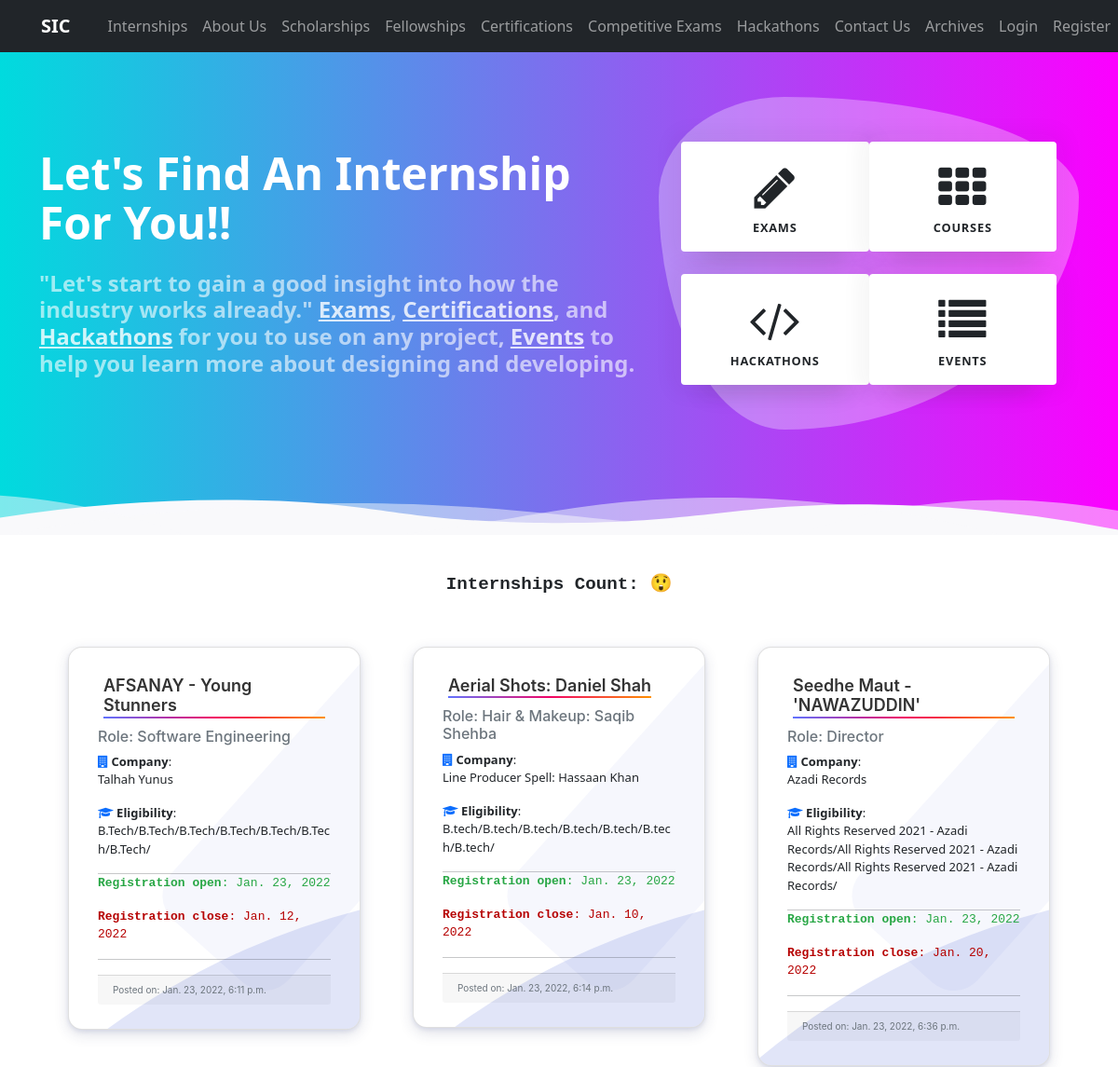
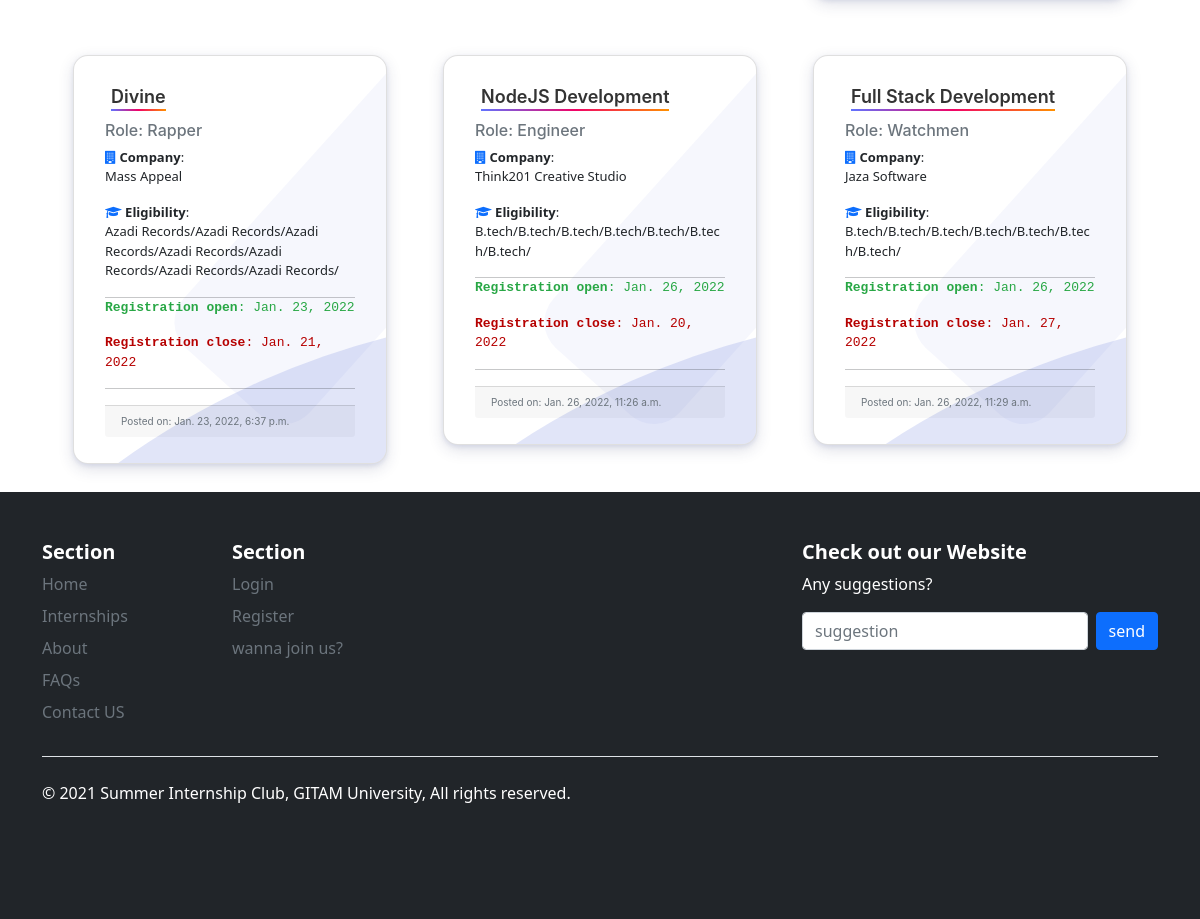
Page /sug/ on the committed database (2 pictures, top to bottom).
### page/models.py (models this page shows, shortened)
class Internship(models.Model):
    title = models.CharField(max_length=75, blank=False)
    comapny_org = models.CharField(max_length=150, blank=True)
    role = models.CharField(max_length=50, blank=False)
    format = models.CharField(max_length=50, blank=False)
    description = models.TextField()
    registration_open = models.DateField()
    registration_close = models.DateField()
    eligibility = models.TextField()
    referral_link = models.CharField(max_length=100, blank=False)
    branch = models.CharField(max_length=50, choices=BRANCH_CHOICES, default='Everyone')
    date_posted = models.DateTimeField(default=timezone.now, blank=False)

### page/views.py (the view)
# urls.py: path('sug/', views.feedback, name='page-suggestions'),
def feedback(request):
    if request.method == "POST":
        if request.POST.get('suggestion'):
            sug = Suggestions()
            sug.user_name = request.user
            sug.description = request.POST.get('suggestion')
            sug.save()
    context = {
        'posts': Internship.objects.all()
    }
    return render(request, 'page/internships.html', context)

### page/templates/page/internships.html (shortened to what this page needs)
{% extends "page/base.html" %}
{% block content %}
{% load static %}
<link href="https://maxcdn.bootstrapcdn.com/font-awesome/4.7.0/css/font-awesome.min.css" rel="stylesheet">
<header class="masthead">
    <div class="container">
        <div class="row align-items-center">
            <div class="col-lg-7 py-5">
                <h1 class="mb-4">Let's Find An Internship For You!!</h1>
                <h2 class="m-0">"Let's start to gain a good insight into how the industry works already." <a
                        href="/themes">Exams</a>, <a href="/templates">Certifications</a>, and <a href="/snippets">Hackathons</a>
                    for you to use on any project, <a href="/guides">Events</a> to help you learn more about designing
                    and developing.</h2>
            </div>
            <div class="col-lg-5">
                <div class="py-5 px-4 masthead-cards">
                    <div class="d-flex">
                        <a href="#" class="w-50 pr-3 pb-4">
                            <div class="card border-0 border-bottom-red shadow-lg shadow-hover">
                                <div class="card-body text-center">
                                    <div class="text-center">
                                        <i class="fa fa-pencil fa-4x my-2"></i>
                                    </div>
                                    EXAMS
                                </div>
                            </div>
                        </a>
                        <a href="#" class="w-50 pl-3 pb-4">
                            <div class="card border-0 border-bottom-blue shadow-lg shadow-hover">
                                <div class="card-body text-center">
                                    <div class="text-center">
                                        <i class="fa fa-th fa-4x my-2"></i>
                                    </div>
                                    COURSES
                                </div>
                            </div>
                        </a>
                    </div>
                    <div class="d-flex">
                        <a href="#" class="w-50 pr-3">
                            <div class="card border-0 border-bottom-yellow shadow-lg shadow-hover">
                                <div class="card-body text-center">
                                    <div class="text-center">
                                        <i class="fa fa-4x fa-code my-2"></i>
                                    </div>
                                    Hackathons
                                </div>
                            </div>
                        </a>
                        <a href="#" class="w-50 pl-3">
                            <div class="card border-0 border-bottom-green shadow-lg shadow-hover">
                                <div class="card-body text-center">
                                    <div class="text-center">
                                        <i class="fa fa-4x fa-list my-2"></i>
                                    </div>
                                    EVENTS
                                </div>
                            </div>
                        </a>
                    </div>
                    <div class="shape"></div>
                </div>
            </div>
        </div>
    </div>
</header>
<div class="container py-4">
    <div class="count">Internships Count: {{ count }} 😲</div>
    </div>
    <div class="fullcontainer">
        {% for post in posts %}
        <div class="grid">
            <div class="card cardtwo">
                <div class="hover_color_bubble"></div>
                <div class="card-body">
                    <h5 class="bn40div"><a class="card-title bn41" href="{% url 'specific_internship' post.title %}">{{ post.title }}</a></h5>
                    <h6 class="card-subtitle mb-2 text-muted">Role: {{ post.role }}</h6>
                    <p class="card-text "><i class="fa fa-building mr-3 text-primary"></i>      <b>Company</b>:<br/>{{ post.comapny_org }}</p>
                    <p class="card-text"> <i class="fa fa-graduation-cap mr-3 text-primary"></i> <b>Eligibility</b>:<br/>{{post.eligibility}}</p>
                    <hr>
                    <p class="card-texttwo green"><b>Registration open</b>: {{ post.registration_open}}</p>
                    <p class="card-texttwo red"><b>Registration close</b>: {{ post.registration_close}}</p>
                    <hr>
                    <div class="card-footer text-muted" style="font-size:10px; text-align:left">Posted on: {{ post.date_posted }}
                    </div>
                </div>
            </div>
        </div>
        {% endfor %}
    </div>
{% endblock content %}

### page/templates/page/internships.html (style rules this page uses)
.fullcontainer { display: flex; justify-content: center; flex-wrap: wrap; }
.fullcontainer > div { margin: 10px; padding: 10px; width: 350px; }
.card-title { color: rgb(61, 61, 61); text-decoration: none; }
.card-subtitle { color: #2092ed; }
.cardtwo { box-shadow: 0 2px 4px 0 rgba(136, 144, 195, 0.2), 0 5px 15px 0 rgba(37, 44, 97, 0.15); border-radius: 15px; margin: 8px; padding: 10px 15px; position: relative; z-index: 1; overflow: hidden; min-height: 265px; transition: 0.7s; font-family:-apple-system, BlinkMacSystemFont, 'Segoe UI', Roboto, Oxygen, Ubuntu, Cantarell, 'Open Sans', 'Helvetica Neue', sans-serif; }
.cardtwo:before { content: ""; position: absolute; background: rgb(85 108 214 / 5%); width: 170px; height: 400px; z-index: -1; transform: rotate(42deg); right: -56px; top: -23px; border-radius: 35px; }
.hover_color_bubble { position: absolute; background: rgb(54 81 207 / 15%); width: 100rem; height: 100rem; left: 0; right: 0; z-index: -1; top: 16rem; border-radius: 50%; transform: rotate(-36deg); left: -18rem; transition: 0.7s; }
h5 { font-weight:bolder; }
.card-text { font-size: small; font-family:'Segoe UI', Tahoma, Geneva, Verdana, sans-serif }
.card-texttwo { font-family: 'Courier New', Courier, monospace; font-size: small; font-weight: bold; }
.red { color: rgb(182, 1, 1); }
.green { color: #28a745; }
.bn41 { border-radius: 4px; font-weight: 600; font-size: large; padding: 4px 6px; color: rgb(51, 51, 51) !important; }
.bn41::after { max-width: 100%; height: 2px; display: block; content: ""; background: linear-gradient(-90deg, #ff9100 0%, #f10366 50%, #6173ff 100%); opacity: 1; margin-bottom: -6px; margin-top: 1px; }
.bn40div { display: flex; }
.cardtwo hr { margin: 0 }
.cardtwo p { font-weight: 500; }
.masthead { padding: 3rem 0 7rem; position: relative; background-color: #00DBDE; background-image: linear-gradient(90deg, #00DBDE 0%, #FC00FF 100%); background-size: cover; z-index: 0 }
.masthead svg.wave { position: absolute; bottom: -1px; left: 0 }
.masthead h1 { color: #fff; font-weight: 700; font-size: 2rem; line-height: 1.1; z-index: 1 }
.masthead h2 { color: rgba(255, 255, 255, .6); font-weight: 600; z-index: 1; font-size: 1.2rem }
.masthead a { color: rgba(255, 255, 255, .8); text-decoration: underline; z-index: 1 }
@media (min-width:992px) { .masthead h1 { font-size: 3rem } }
@media (min-width:992px) { .masthead h2 { font-size: 1.5rem } }
.masthead .masthead-cards { position: relative; z-index: 1 }
.masthead .masthead-cards .shape { position: absolute; height: 100%; width: 100%; background-color: rgba(255, 255, 255, .3); top: 0; left: 0; z-index: -1; border-radius: 30% 70% 70% 30%/30% 30% 70% 70% }
.masthead .masthead-cards .card { opacity: 1; font-size: .8rem; text-transform: uppercase; font-weight: 800; letter-spacing: .05rem; color: #212529; transition: .15s all }
.count { font-size: larger; font-weight: bold; text-align: center; margin-top: 1rem; font-family: 'Courier New', Courier, monospace; }
.border-bottom-yellow { border-color: #ffc107!important; }
.border-bottom-red { border-color: #dd3d31!important; }
.border-bottom-blue { border-color: #2092ed!important; }
.border-bottom-green { border-color: #28a745!important; }
.border-bottom-blue, .border-bottom-green, .border-bottom-red, .border-bottom-yellow { border-bottom: .4rem solid!important; }
.shadow-lg { box-shadow: 0 2rem 1.5rem -1.5rem rgba(33,37,41,.15),0 0 1.5rem .5rem rgba(33,37,41,.05)!important; }
.border-0 { border: 0!important; }

### rows in the picture
Internship: title "AFSANAY - Young Stunners", role "Software Engineering", comapny_org "Talhah Yunus", eligibility "B.Tech/B.Tech/B.Tech/B.Tech/B.Tech/B.Tech/B.Tech/", registration_open "Jan. 23, 2022", registration_close "Jan. 12, 2022", date_posted "Jan. 23, 2022, 6:11 p.m."
Internship: title "Aerial Shots: Daniel Shah", role "Hair & Makeup: Saqib Shehba", comapny_org "Line Producer Spell: Hassaan Khan", eligibility "B.tech/B.tech/B.tech/B.tech/B.tech/B.tech/B.tech/", registration_open "Jan. 23, 2022", registration_close "Jan. 10, 2022", date_posted "Jan. 23, 2022, 6:14 p.m."
Internship: title "Seedhe Maut - 'NAWAZUDDIN'", role "Director", comapny_org "Azadi Records", eligibility "All Rights Reserved 2021 - Azadi Records/All Rights Reserved 2021 - Azadi Records/All Rights Reserved 2021 - Azadi Records/", registration_open "Jan. 23, 2022", registration_close "Jan. 20, 2022", date_posted "Jan. 23, 2022, 6:36 p.m."
Internship: title "Divine", role "Rapper", comapny_org "Mass Appeal", eligibility "Azadi Records/Azadi Records/Azadi Records/Azadi Records/Azadi Records/Azadi Records/Azadi Records/", registration_open "Jan. 23, 2022", registration_close "Jan. 21, 2022", date_posted "Jan. 23, 2022, 6:37 p.m."
Internship: title "NodeJS Development", role "Engineer", comapny_org "Think201 Creative Studio", eligibility "B.tech/B.tech/B.tech/B.tech/B.tech/B.tech/B.tech/", registration_open "Jan. 26, 2022", registration_close "Jan. 20, 2022", date_posted "Jan. 26, 2022, 11:26 a.m."
Internship: title "Full Stack Development", role "Watchmen", comapny_org "Jaza Software", eligibility "B.tech/B.tech/B.tech/B.tech/B.tech/B.tech/B.tech/", registration_open "Jan. 26, 2022", registration_close "Jan. 27, 2022", date_posted "Jan. 26, 2022, 11:29 a.m."
